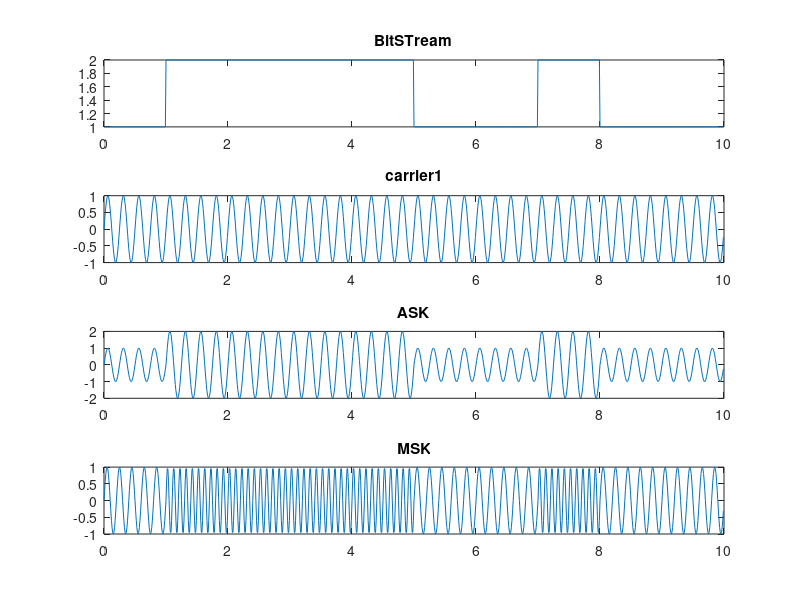

This chart was generated by the following MATLAB code:
%% menna-tallah gamal
% lab1
%intake42
%% ASK
B_st= round(rand(1,10));
fc=4;
t=0:0.01:10-0.01;
carrier = sin(2*pi*fc.*t);
seq=B_st+1;
repeated_sig=reshape(repmat(seq,100,1),1,[]);
ASK =repeated_sig.*carrier;



%% MSK
fc1=10;
fc2=5;
c1=sin(2*pi*fc1.*t);
c2=sin(2*pi*fc2.*t);
repeated_sig1=reshape(repmat(B_st,100,1),1,[]);
ones=repeated_sig1.*c1;
zeros=(abs(repeated_sig1-1)).*c2;
MSK=ones+zeros;

%%PLOT
figure
subplot(4,1,1)
plot(t,repeated_sig)
title("BitSTream")
subplot(4,1,2)
plot(t,carrier )
title("carrier1")
subplot(4,1,3)
plot(t,ASK);
title("ASK")
subplot(4,1,4)
plot(t,MSK)
title("MSK")